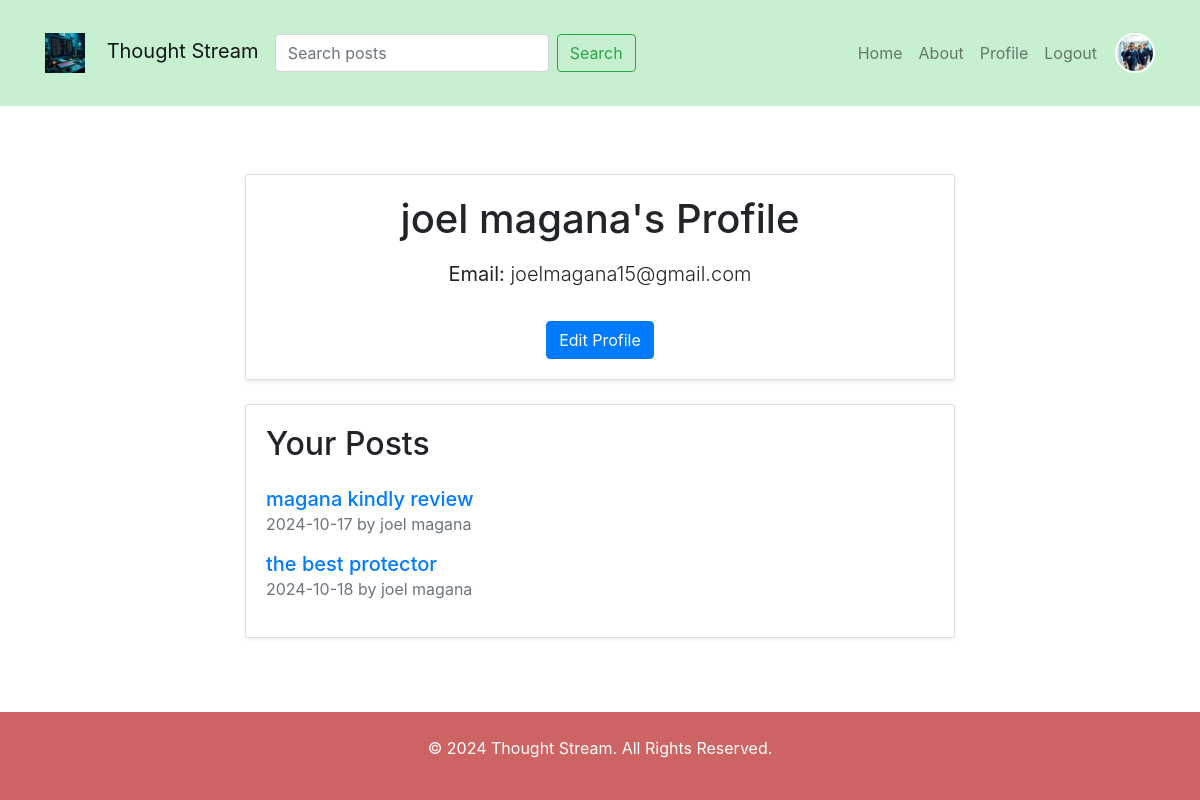
The app's page /profile (signed in) with its own data.
### models.py (models this page shows, shortened)
class User(db.Model, UserMixin):
    id = db.Column(db.Integer, primary_key = True)
    username = db.Column(db.String(150), unique=True, nullable=False)
    email = db.Column(db.String(100), unique = True, nullable=False)
    password = db.Column(db.String(150), nullable=False)

class Post(db.Model):
    id = db.Column(db.Integer, primary_key=True)
    title = db.Column(db.String(150), nullable=False)
    body = db.Column(db.Text, nullable=False)
    date_posted = db.Column(db.DateTime, nullable=False, default=datetime.now(timezone.utc))
    user_id = db.Column(db.Integer, db.ForeignKey('user.id'), nullable=False)
    author = db.relationship('User', backref='posts', lazy=True)
    comments = db.relationship('Comment', backref='post_comments', lazy=True)
    likes = db.relationship('Like', backref='post_likes', lazy=True)

### routes.py (the view)
    @app.route('/profile')
    @login_required
    def profile():
        return render_template('profile.html', user=current_user)

### app.py (called while the page is built)
def create_app():
    app = Flask(__name__)
    app.config['SECRET_KEY'] = 'i dont know'
    app.config['SQLALCHEMY_DATABASE_URI'] = 'sqlite:///flasker.db'
    app.config['CACHE_TYPE'] = 'redis'
    app.config['CACHE_REDIS_HOST'] = 'localhost'
    app.config['CACHE_REDIS_PORT'] = '6379'
    cache = Cache(app)
    db.init_app(app)
    bcrypt.init_app(app)
    login_manager.init_app(app)
    cache.init_app(app)
    @login_manager.user_loader
    def load_user(userid):
        return User.query.get(int(userid))
    from routes import init_routes
    init_routes(app, db, bcrypt,cache)
    migrate= Migrate(app,db)
    return app

### templates/profile.html
{%extends 'base.html'%}
{% block content %}
<div class="container py-5">
    <div class="row justify-content-center">
        <div class="col-md-8">
            <div class="card shadow-sm mb-4">
                <div class="card-body text-center">
                    <h1 class="mb-3">{{ user.username }}'s Profile</h1>
                    <p class="lead"><strong>Email:</strong> {{ user.email }}</p>
                    <a href="{{ url_for('edit_profile') }}" class="btn btn-primary mt-3">Edit Profile</a>
                </div>
            </div>
            <div class="card shadow-sm">
    <div class="card-body">
        <h2 class="mb-4">Your Posts</h2>
        {% if user.posts %}
            <ul class="list-unstyled">
                {% for post in user.posts %}
                    <li class="mb-3">
                        <div class="post-item">
                            <a href="{{ url_for('post_detail', post_id=post.id) }}" class="post-title h5 text-primary">
                                {{ post.title }}
                            </a>
                            <p class="text-muted">
                                {{ post.date_posted.strftime('%Y-%m-%d') }} by {{ post.author.username }}
                            </p>
                        </div>
                    </li>
                {% endfor %}
            </ul>
        {% else %}
            <p class="text-muted">You have not created any posts yet.</p>
        {% endif %}
    </div>
</div>
            </div>
        </div>
    </div>
</div>
{% endblock content %}

### static/styles.css (style rules this page uses)
body { font-family: Arial, sans-serif; margin: 0; padding: 0; background-color: #93d675; font-weight: bold; }
.container { width: 98%; margin: 20px auto; }
.card { margin-bottom: 20px; }

### records on screen
User: username "joel magana", email "joelmagana15@gmail.com"
Post: title "magana kindly review", date_posted "2024-10-17", author.username "joel magana"
Post: title "the best protector", date_posted "2024-10-18", author.username "joel magana"
